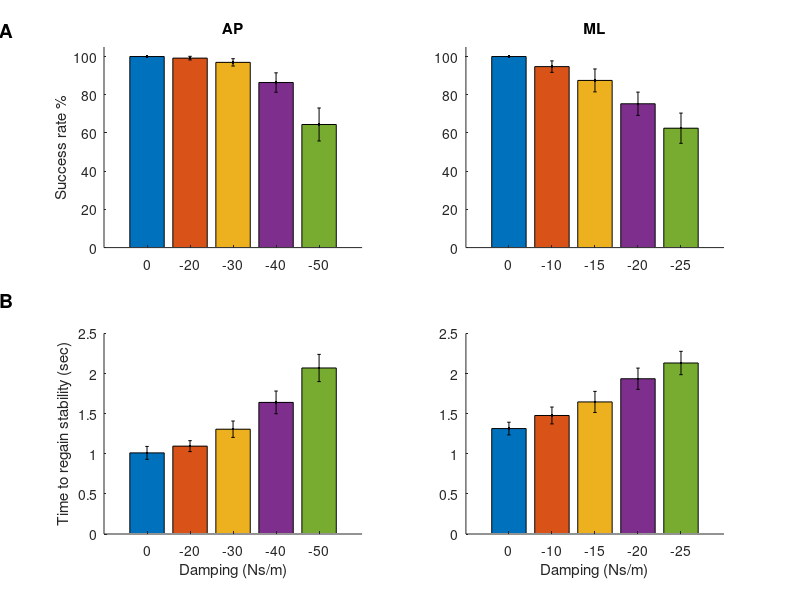

Write the MATLAB code that produced this figure.

%%-----------------------------------------------------------------
clc
clear
close all

AVE_tave = [100; 94.73; 87.5; 75.28; 62.49];
STD = [100-100; 97.727-91.726; 93.486-81.501; 81.37-69.19; 70.403-54.584]/2;

clear y error
dir={'0'; '-10'; '-15'; '-20'; '-25'};
dir1=[1 2 3 4 5];
%figure
subplot(2,2,2)
bar(dir1,diag(AVE_tave),'stacked')
set(gca, 'XTickLabel',dir, 'XTick',1:numel(dir))
y=AVE_tave;
error= STD;
ngroups = size(y, 1);
nbars = size(y, 2);
% Calculating the width for each bar group
groupwidth = min(0.8, nbars/(nbars + 1.5));
hold on
for i = 1:nbars
    x = (1:ngroups) - groupwidth/2 + (2*i-1) * groupwidth / (2*nbars);
    errorbar(x,y(:,i),error(:,i) , '.k');
end
%ylabel('Success rate %')
title('ML');
axis([0 6 0 105])
set(gca,'FontSize',10)
box off
%-------------------------------------------------------------------------------------------

AVE_tave = [100; 99.17; 96.95; 86.4; 64.43];
STD = [100-100; 100.116-98.224; 98.863-95.037; 91.466-81.328; 73.062-55.798]/2;

clear y error
dir={'0'; '-20'; '-30'; '-40'; '-50'};
dir1=[1 2 3 4 5];
%figure
subplot(2,2,1)
bar(dir1,diag(AVE_tave),'stacked')
set(gca, 'XTickLabel',dir, 'XTick',1:numel(dir))
y=AVE_tave;
error= STD;
ngroups = size(y, 1);
nbars = size(y, 2);
% Calculating the width for each bar group
groupwidth = min(0.8, nbars/(nbars + 1.5));
hold on
for i = 1:nbars
    x = (1:ngroups) - groupwidth/2 + (2*i-1) * groupwidth / (2*nbars);
    errorbar(x,y(:,i),error(:,i) , '.k');
end
ylabel('Success rate %')
title('AP');
axis([0 6 0 105])
set(gca,'FontSize',10)
box off

%%-------------------------------------------------------------------------------------------

AVE_tave = [1.011; 1.095; 1.306; 1.64; 2.069];
STD = [1.091-0.93; 1.163-1.027; 1.408-1.204; 1.781-1.498; 2.238-1.899]/2;

clear y error
dir={'0'; '-20'; '-30'; '-40'; '-50'};
dir1=[1 2 3 4 5];
%figure
subplot(2,2,3)
bar(dir1,diag(AVE_tave),'stacked')
set(gca, 'XTickLabel',dir, 'XTick',1:numel(dir))
y=AVE_tave;
error= STD;
ngroups = size(y, 1);
nbars = size(y, 2);
% Calculating the width for each bar group
groupwidth = min(0.8, nbars/(nbars + 1.5));
hold on
for i = 1:nbars
    x = (1:ngroups) - groupwidth/2 + (2*i-1) * groupwidth / (2*nbars);
    errorbar(x,y(:,i),error(:,i) , '.k');
end
% x_new=[1 2 3 4 5]';
% [c,S]=polyfit(x_new,y,1);
% R2(2)=1-(S.normr/norm(y-mean(y)))^2;
% y_est = polyval(c,x_new);
% plot(x_new,y_est,'-r');
xlabel('Damping (Ns/m)');
ylabel('Time to regain stability (sec)')
axis([0 6 0 2.5])
set(gca,'FontSize',10)
box off

AVE_tave = [1.314; 1.477; 1.646; 1.935; 2.131];
STD = [1.393-1.235; 1.582-1.372; 1.778-1.515; 2.068-1.803; 2.277-1.986]/2;

clear y error
dir={'0'; '-10'; '-15'; '-20'; '-25'};
dir1=[1 2 3 4 5];
%figure
subplot(2,2,4)
bar(dir1,diag(AVE_tave),'stacked')
set(gca, 'XTickLabel',dir, 'XTick',1:numel(dir))
y=AVE_tave;
error= STD;
ngroups = size(y, 1);
nbars = size(y, 2);
% Calculating the width for each bar group
groupwidth = min(0.8, nbars/(nbars + 1.5));
hold on
for i = 1:nbars
    x = (1:ngroups) - groupwidth/2 + (2*i-1) * groupwidth / (2*nbars);
    errorbar(x,y(:,i),error(:,i) , '.k');
end
% x_new=[1 2 3 4 5]';
% [c,S]=polyfit(x_new,y,1);
% y_est = polyval(c,x_new);
% R2(1)=1-(S.normr/norm(y-mean(y)))^2;
% plot(x_new,y_est,'-r');
xlabel('Damping (Ns/m)');
%ylabel('Time to regain stability (sec)')
axis([0 6 0 2.5])
set(gca,'FontSize',10)
box off
annotation('textbox', [0, 0.5, 0, 0], 'string', 'B','fontweight','bold','fontsize',14)
annotation('textbox', [0, 0.95, 0, 0], 'string', 'A','fontweight','bold','fontsize',14)